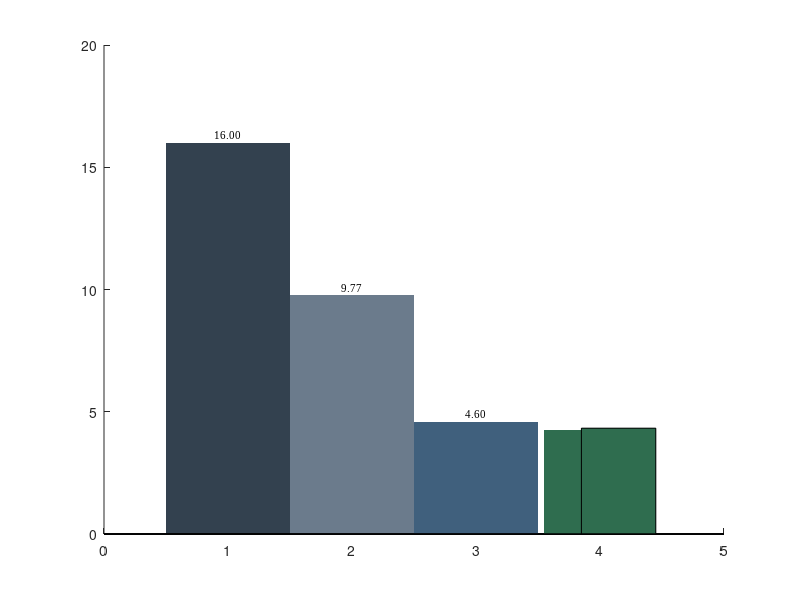

This figure's MATLAB source: (Note: this script raises an error after producing the figure.)
%THESIS_FIGS  MATLAB versions of the report figures that were not already
%  produced by Matlab_Sim/make_poster_figs.m:
%    figs/fig_bits.pdf      bits per value through the compressor (Section 10.3)
%    figs/fig_kr_sweep.pdf  CR against noise floor on Kiem's rebuilt scene (Section 9.2)
%  The other report figures (fig_stage1, fig_cr_bars, fig_cr_frames, fig_residual,
%  fig_input, fig_timing, fig_resources) come from make_poster_figs.m.
%  Run from anywhere:  run('D:\Thesis\ThesisA\thesis_unsw\figsrc_matlab\thesis_figs.m')

here   = fileparts(mfilename('fullpath'));
outDir = fullfile(here, '..', 'figs');
repl   = fullfile(here, '..', '..', 'kiem_replication', 'results');

ACC   = [47 93 124] / 255;    % blue
WARM  = [181 85 63] / 255;    % red
SLATE = [138 143 152] / 255;
GOLD  = [176 138 74] / 255;
FONT  = 'Times New Roman';

%% ---------------- fig_bits: bits per value through the compressor ----------------
% Bits per (real or imaginary) value, 50 frames, 4 RX, from the Stage 2 ratios.
lab  = {{'int16', 'container'}, {'occupied', 'range'}, {'Huffman,', 'no prediction'}, ...
        {'+ prediction'}, {'+ re-derived', 'dictionary'}};
drhe = [16, 9.77, 16/3.479, 16/3.751, 16/4.218];
lpc  = [NaN, NaN, NaN, 16/3.697, 16/4.404];
cols = [51 65 79; 107 123 140; 64 96 125; 47 109 79; 122 163 59] / 255;

f = figure('Color', 'w', 'Units', 'centimeters', 'Position', [2 2 15.5 7.2]);
ax = axes(f); hold(ax, 'on');
w = 0.3;
for i = 1:5
    if isnan(lpc(i))
        bar(ax, i, drhe(i), 0.5, 'FaceColor', cols(i, :), 'EdgeColor', 'none');
        text(ax, i, drhe(i) + 0.35, sprintf('%.2f', drhe(i)), 'HorizontalAlignment', 'center', ...
             'FontName', FONT, 'FontSize', 8);
    else
        hD = bar(ax, i - w/2, drhe(i), w, 'FaceColor', cols(i, :), 'EdgeColor', 'none');
        hL = bar(ax, i + w/2, lpc(i), w, 'FaceColor', cols(i, :), 'FaceAlpha', 0.45, ...
                 'EdgeColor', cols(i, :), 'LineWidth', 0.8);
        text(ax, i - w/2, drhe(i) + 0.35, sprintf('%.2f', drhe(i)), 'HorizontalAlignment', 'center', ...
             'FontName', FONT, 'FontSize', 7.5);
        text(ax, i + w/2, lpc(i) + 0.35, sprintf('%.2f', lpc(i)), 'HorizontalAlignment', 'center', ...
             'FontName', FONT, 'FontSize', 7.5);
        if i == 4, legDRHE = hD; legLPC = hL; end
    end
end
for i = 2:5   % reduction factor between successive stages (DRHE)
    text(ax, i - 0.5, (drhe(i-1) + drhe(i)) / 2 + 1.2, sprintf('\\div%.2f', drhe(i-1) / drhe(i)), ...
         'HorizontalAlignment', 'center', 'FontName', FONT, 'FontSize', 8, 'Color', [0.3 0.3 0.3]);
end
set(ax, 'XTick', 1:5, 'XTickLabel', {}, 'FontName', FONT, 'FontSize', 8.5, 'Box', 'off', ...
    'YGrid', 'on', 'GridAlpha', 0.2, 'TickDir', 'out');
for i = 1:5   % two-line category labels under the axis
    text(ax, i, -0.6, lab{i}, 'HorizontalAlignment', 'center', 'VerticalAlignment', 'top', ...
         'FontName', FONT, 'FontSize', 8.5);
end
ylabel(ax, 'bits per value'); ylim(ax, [0 18]); xlim(ax, [0.4 5.6]);
legend(ax, [legDRHE legLPC], {'DRHE', 'LPC'}, 'Box', 'off', 'Location', 'northeast', 'FontSize', 8.5);
exportgraphics(f, fullfile(outDir, 'fig_bits.pdf'), 'ContentType', 'vector', 'BackgroundColor', 'white');
close(f);

%% ---------------- fig_kr_sweep: CR against noise floor on Kiem's scene ----------------
hw = readtable(fullfile(repl, 'noise_sweep.csv'));        % Kiem's FFT-core scaling
pk = readtable(fullfile(repl, 'noise_sweep_peak.csv'));   % full-scale scaling (this thesis)
m  = hw.NF_target_dBFS >= -120;
% this thesis's own chain on synthetic scenes of Kiem's kind (Matlab_Sim logs)
early_nf = [-71.03, -70.70, -85.37, -95.08, -78.41, -82.45, -88.21, -90.03];
early_cr = [1.11, 1.10, 1.56, 2.08, 1.30, 1.44, 1.70, 1.79];

f = figure('Color', 'w', 'Units', 'centimeters', 'Position', [2 2 15.5 10]);
ax = axes(f); hold(ax, 'on');
h1 = plot(ax, hw.NF_target_dBFS(m), hw.DRHE_fixed(m), '-o', 'Color', ACC, 'MarkerSize', 3.5, ...
          'MarkerFaceColor', ACC, 'LineWidth', 1.1);
h2 = plot(ax, pk.NF_target_dBFS, pk.DRHE_fixed, '-s', 'Color', WARM, 'MarkerSize', 3.5, ...
          'MarkerFaceColor', WARM, 'LineWidth', 1.1);
h3 = plot(ax, hw.NF_target_dBFS(m), hw.LPC_raw(m), ':x', 'Color', SLATE, 'MarkerSize', 4, 'LineWidth', 1.1);
h4 = plot(ax, early_nf, early_cr, 'd', 'MarkerSize', 5, 'MarkerEdgeColor', GOLD, ...
          'MarkerFaceColor', 'w', 'LineWidth', 1.2);
h5 = plot(ax, -70.691, 3.25, 'p', 'MarkerSize', 12, 'MarkerFaceColor', [0.75 0.22 0.17], ...
          'MarkerEdgeColor', [0.75 0.22 0.17]);
yline(ax, 3.25, ':', 'Color', [0.75 0.22 0.17], 'LineWidth', 0.8, 'HandleVisibility', 'off');
xline(ax, -75, '--', 'Color', [0.4 0.4 0.4], 'LineWidth', 0.8, 'HandleVisibility', 'off');
text(ax, -74.4, 3.95, {'Kiem''s scene:', '-75 dBFS'}, 'FontName', FONT, 'FontSize', 8, 'Color', [0.3 0.3 0.3]);
set(ax, 'FontName', FONT, 'FontSize', 9, 'Box', 'off', 'XGrid', 'on', 'YGrid', 'on', ...
    'GridAlpha', 0.2, 'TickDir', 'out');
xlabel(ax, 'noise floor after non-coherent integration (dBFS)');
ylabel(ax, 'compression ratio');
xlim(ax, [-121 -59]); ylim(ax, [0 4.3]);
legend(ax, [h1 h2 h3 h4 h5], {'DRHE, Kiem''s FFT-core scaling', ...
    'DRHE, full-scale scaling (this thesis)', 'LPC-Huffman on raw ADC [Meucci]', ...
    'this thesis''s chain, synthetic scenes', 'Kiem, his Table 3.5 (real data)'}, ...
    'Box', 'off', 'FontSize', 8, 'NumColumns', 2, 'Location', 'southoutside');
exportgraphics(f, fullfile(outDir, 'fig_kr_sweep.pdf'), 'ContentType', 'vector', 'BackgroundColor', 'white');
close(f);
fprintf('thesis_figs: wrote fig_bits.pdf and fig_kr_sweep.pdf to %s\n', outDir);
